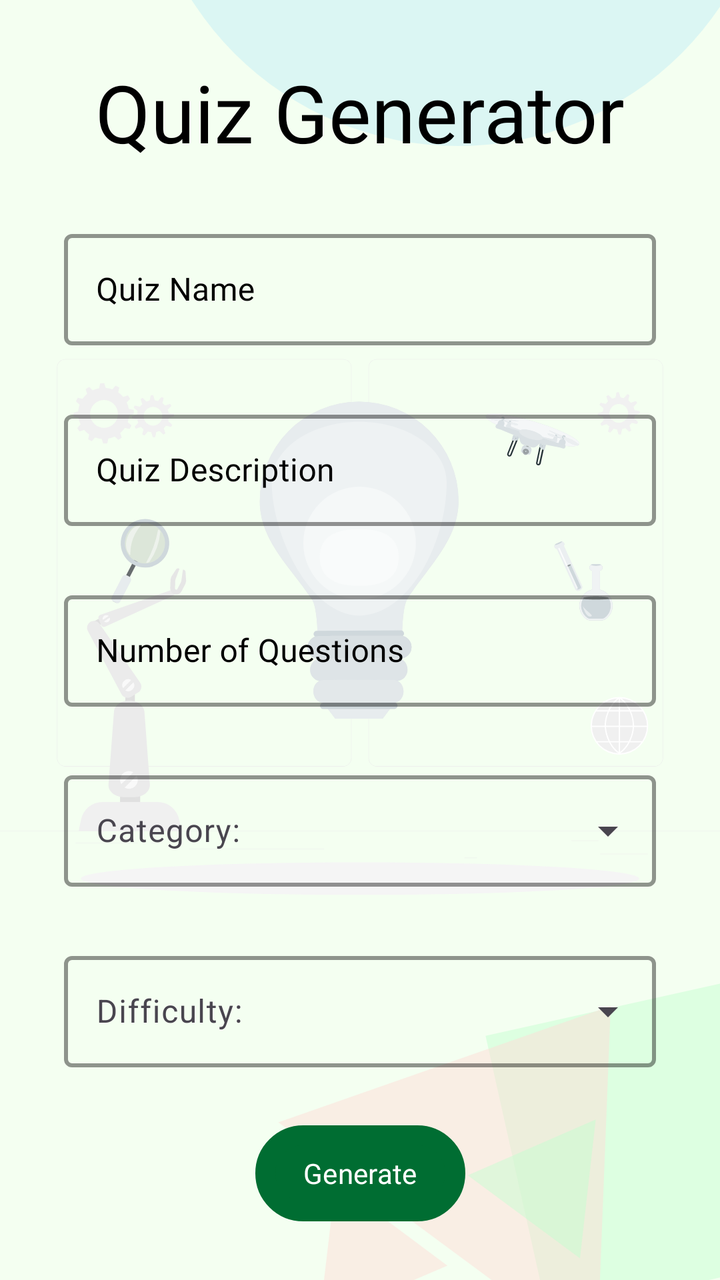
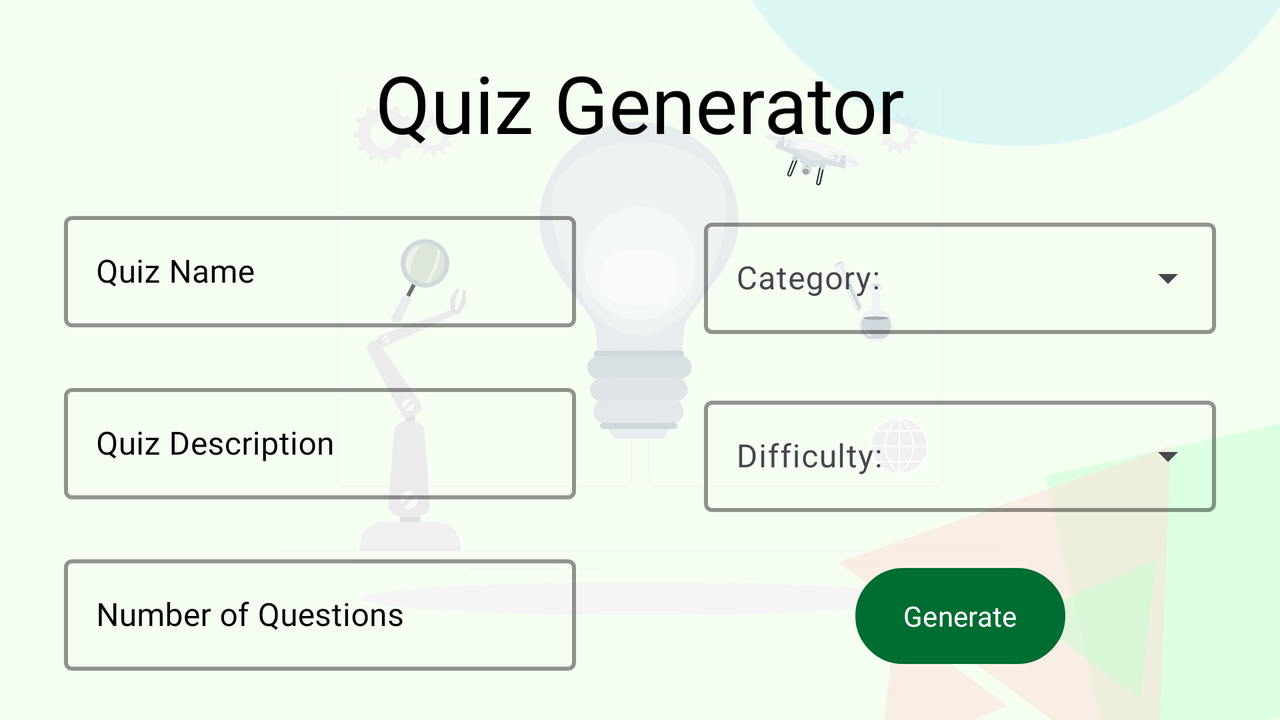

The same Android screen from two of the app's own layout files: first res/layout/ as a phone draws it, then the repository's variant for another configuration, drawn on a device whose configuration selects that folder. Both files follow.
<!-- AndroidManifest.xml: application theme Theme.Riddler -->
<!-- res/layout/fragment_create_quiz.xml -->
<?xml version="1.0" encoding="utf-8"?>
<androidx.constraintlayout.widget.ConstraintLayout xmlns:android="http://schemas.android.com/apk/res/android"
    xmlns:app="http://schemas.android.com/apk/res-auto"
    xmlns:tools="http://schemas.android.com/tools"
    android:layout_width="match_parent"
    android:layout_height="match_parent"
    android:background="@color/background"
    tools:context=".ui.view.CreateQuizFragment">

    <ImageView
        android:id="@+id/background"
        android:layout_width="wrap_content"
        android:layout_height="wrap_content"
        android:adjustViewBounds="true"
        android:scaleType="centerInside"
        android:src="@drawable/ic_innovation_rafiki"
        app:helperTextTextColor="@color/queryErrorText"
        app:layout_constraintBottom_toBottomOf="parent"
        app:layout_constraintEnd_toEndOf="parent"
        app:layout_constraintStart_toStartOf="parent"
        app:layout_constraintTop_toTopOf="parent" />

    <ImageView
        android:id="@+id/corner4"
        android:layout_width="wrap_content"
        android:layout_height="wrap_content"
        android:adjustViewBounds="true"
        android:scaleType="centerInside"
        android:src="@drawable/ic_group_13"
        app:layout_constraintEnd_toEndOf="parent"
        app:layout_constraintTop_toTopOf="parent" />

    <ImageView
        android:id="@+id/second_corner"
        android:layout_width="wrap_content"
        android:layout_height="wrap_content"
        android:adjustViewBounds="true"
        android:scaleType="centerInside"
        android:src="@drawable/ic_group_12__1_"
        app:layout_constraintEnd_toEndOf="parent"
        app:layout_constraintBottom_toBottomOf="parent" />

    <TextView
        android:id="@+id/textView5"
        android:layout_width="wrap_content"
        android:layout_height="wrap_content"
        android:fontFamily="@font/montserrat_bold"
        android:text="@string/quiz_generator"
        android:textAlignment="center"
        android:textColor="@color/black"
        android:textSize="40sp"
        app:layout_constraintBottom_toTopOf="@+id/editQuizNameLayout"
        app:layout_constraintEnd_toEndOf="parent"
        app:layout_constraintStart_toStartOf="parent"
        app:layout_constraintTop_toTopOf="parent" />

    <com.google.android.material.textfield.TextInputLayout
        android:id="@+id/editQuizNameLayout"
        style="@style/Widget.MaterialComponents.TextInputLayout.OutlinedBox"
        android:layout_width="0dp"
        android:layout_height="wrap_content"
        android:layout_marginStart="32dp"
        android:layout_marginEnd="32dp"
        android:textColorHint="@color/black"
        app:boxStrokeColor="@color/black"
        app:boxStrokeWidth="2dp"
        app:helperTextEnabled="true"
        app:helperTextTextColor="@color/queryErrorText"
        app:hintTextColor="@color/black"
        app:layout_constraintBottom_toTopOf="@+id/editDescriptionLayout"
        app:layout_constraintEnd_toEndOf="@+id/background"
        app:layout_constraintStart_toStartOf="@+id/background"
        app:layout_constraintTop_toBottomOf="@+id/textView5">

        <com.google.android.material.textfield.TextInputEditText
            android:id="@+id/editQuizName"
            android:layout_width="match_parent"
            android:layout_height="wrap_content"
            android:fontFamily="@font/hind_regular"
            android:hint="@string/quiz_name"
            android:imeOptions="actionDone"
            android:singleLine="true"
            android:textColor="@color/black" />
    </com.google.android.material.textfield.TextInputLayout>

    <com.google.android.material.textfield.TextInputLayout
        android:id="@+id/editDescriptionLayout"
        style="@style/Widget.MaterialComponents.TextInputLayout.OutlinedBox"
        android:layout_width="0dp"
        android:layout_height="wrap_content"
        android:layout_marginStart="32dp"
        android:layout_marginEnd="32dp"
        android:textColorHint="@color/black"
        app:boxStrokeColor="@color/black"
        app:boxStrokeWidth="2dp"
        app:helperTextEnabled="true"
        app:helperTextTextColor="@color/queryErrorText"
        app:hintTextColor="@color/black"
        app:layout_constraintBottom_toTopOf="@+id/editNumQuestionsLayout"
        app:layout_constraintEnd_toEndOf="@+id/background"
        app:layout_constraintStart_toStartOf="@+id/background"
        app:layout_constraintTop_toBottomOf="@+id/editQuizNameLayout">

        <com.google.android.material.textfield.TextInputEditText
            android:id="@+id/editDescription"
            android:layout_width="match_parent"
            android:layout_height="wrap_content"
            android:fontFamily="@font/hind_regular"
            android:hint="@string/quiz_description"
            android:imeOptions="actionDone"
            android:singleLine="true"
            android:textColor="@color/black" />
    </com.google.android.material.textfield.TextInputLayout>

    <com.google.android.material.textfield.TextInputLayout
        android:id="@+id/editNumQuestionsLayout"
        style="@style/Widget.MaterialComponents.TextInputLayout.OutlinedBox"
        android:layout_width="0dp"
        android:layout_height="wrap_content"
        android:layout_marginStart="32dp"
        android:layout_marginEnd="32dp"
        android:textColorHint="@color/black"
        app:boxStrokeColor="@color/black"
        app:boxStrokeWidth="2dp"
        app:helperTextEnabled="true"
        app:helperTextTextColor="@color/queryErrorText"
        app:hintTextColor="@color/black"
        app:layout_constraintBottom_toTopOf="@+id/categoryDropdownLayout"
        app:layout_constraintEnd_toEndOf="@+id/background"
        app:layout_constraintStart_toStartOf="@+id/background"
        app:layout_constraintTop_toBottomOf="@+id/editDescriptionLayout">

        <com.google.android.material.textfield.TextInputEditText
            android:id="@+id/editNumQuestions"
            android:layout_width="match_parent"
            android:layout_height="match_parent"
            android:fontFamily="@font/hind_regular"
            android:hint="@string/number_of_questions"
            android:inputType="number"
            android:imeOptions="actionDone"
            android:singleLine="true"
            android:textColor="@color/black" />
    </com.google.android.material.textfield.TextInputLayout>

    <com.google.android.material.textfield.TextInputLayout
        android:id="@+id/categoryDropdownLayout"
        style="@style/Widget.Material3.TextInputLayout.OutlinedBox.ExposedDropdownMenu"
        android:layout_width="0dp"
        android:layout_height="wrap_content"
        android:layout_marginStart="32dp"
        android:layout_marginEnd="32dp"
        app:boxStrokeColor="@color/black"
        app:boxStrokeWidth="2dp"
        app:layout_constraintBottom_toTopOf="@+id/difficultyDropdownLayout"
        app:layout_constraintEnd_toEndOf="@+id/background"
        app:layout_constraintStart_toStartOf="@+id/background"
        app:layout_constraintTop_toBottomOf="@+id/editNumQuestionsLayout">

        <AutoCompleteTextView
            android:id="@+id/categoryDropdown"
            android:layout_width="match_parent"
            android:layout_height="match_parent"
            android:inputType="none"
            android:hint="@string/category"/>

    </com.google.android.material.textfield.TextInputLayout>

    <com.google.android.material.textfield.TextInputLayout
        android:id="@+id/difficultyDropdownLayout"
        style="@style/Widget.Material3.TextInputLayout.OutlinedBox.ExposedDropdownMenu"
        android:layout_width="0dp"
        android:layout_height="wrap_content"
        android:layout_marginStart="32dp"
        android:layout_marginEnd="32dp"
        app:boxStrokeColor="@color/black"
        app:boxStrokeWidth="2dp"
        app:layout_constraintBottom_toTopOf="@+id/createQuiz"
        app:layout_constraintEnd_toEndOf="@+id/background"
        app:layout_constraintStart_toStartOf="@+id/background"
        app:layout_constraintTop_toBottomOf="@+id/categoryDropdownLayout">

        <AutoCompleteTextView
            android:id="@+id/difficultyDropdown"
            android:layout_width="match_parent"
            android:layout_height="match_parent"
            android:inputType="none"
            android:hint="@string/difficulty"/>

    </com.google.android.material.textfield.TextInputLayout>

    <Button
        android:id="@+id/createQuiz"
        android:layout_width="wrap_content"
        android:layout_height="wrap_content"
        android:background="@drawable/button_rounded"
        android:elevation="8dp"
        android:fontFamily="@font/montserrat_bold"
        android:text="@string/generate"
        android:textColor="@color/white"
        app:backgroundTint="@color/buttonColor"
        app:layout_constraintBottom_toBottomOf="parent"
        app:layout_constraintEnd_toEndOf="parent"
        app:layout_constraintStart_toStartOf="parent"
        app:layout_constraintTop_toBottomOf="@+id/difficultyDropdownLayout" />


</androidx.constraintlayout.widget.ConstraintLayout>
<!-- resources referenced by this layout -->
<resources>
  <color name="background">#F4FFF1</color>
  <color name="black">#FF000000</color>
  <color name="buttonColor">#006D32</color>
  <color name="queryErrorText">#BA1B1B</color>
  <color name="white">#FFFFFFFF</color>
  <!-- drawable button_rounded (drawable) -->
  <?xml version="1.0" encoding="utf-8"?>
  <shape xmlns:android="http://schemas.android.com/apk/res/android" android:shape="rectangle">
      <stroke android:width="10dp" android:color="#FF404040" />
      <corners android:radius="100dp" />
      <gradient
          android:startColor="#FF6800"
          android:centerColor="#FF8000"
          android:endColor="#FF9700" android:angle="90" />
  </shape>
  <!-- drawable ic_group_12__1_ (drawable) -->
  <vector xmlns:android="http://schemas.android.com/apk/res/android"
      android:width="262dp"
      android:height="205dp"
      android:viewportWidth="262"
      android:viewportHeight="205">
    <path
        android:pathData="M125.71,197.81L61.6,225.37L69.78,156.07L125.71,197.81Z"
        android:fillColor="#FFDAD4"
        android:fillAlpha="0.45"/>
    <path
        android:pathData="M144.79,82.95l133.85,-29.86l31.23,139.98l-133.85,29.86z"
        android:fillColor="#C1FFCD"
        android:fillAlpha="0.45"/>
    <path
        android:pathData="M207.36,68.01L200.43,243.93L41.17,126.14L207.36,68.01Z"
        android:fillColor="#FFDAD4"
        android:fillAlpha="0.45"/>
    <path
        android:pathData="M199.87,124.79L191.99,194.13L135.89,152.63L199.87,124.79Z"
        android:fillColor="#C1FFCD"
        android:fillAlpha="0.45"/>
  </vector>
  <!-- drawable ic_group_13 (drawable) -->
  <vector xmlns:android="http://schemas.android.com/apk/res/android"
      android:width="289dp"
      android:height="73dp"
      android:viewportWidth="289"
      android:viewportHeight="73">
    <path
        android:pathData="M158,-85m-158,0a158,158 0,1 1,316 0a158,158 0,1 1,-316 0"
        android:fillColor="#BDEAF5"
        android:fillAlpha="0.45"/>
  </vector>
  <!-- drawable ic_innovation_rafiki: vector/xml drawable (drawable, 35569 chars, omitted) -->
  <string name="category">Category:</string>
  <string name="difficulty">Difficulty:</string>
  <string name="generate">Generate</string>
  <string name="number_of_questions">Number of Questions</string>
  <string name="quiz_description">Quiz Description</string>
  <string name="quiz_generator">Quiz Generator</string>
  <string name="quiz_name">Quiz Name</string>
  <style name="Theme.Riddler" parent="Theme.Material3.DayNight.NoActionBar">
          
          <item name="colorPrimary">@color/purple_500</item>
          <item name="colorPrimaryVariant">@color/purple_700</item>
          <item name="colorOnPrimary">@color/white</item>
          
          <item name="colorSecondary">@color/teal_200</item>
          <item name="colorSecondaryVariant">@color/teal_700</item>
          <item name="colorOnSecondary">@color/black</item>
          
          <item name="android:statusBarColor" tools:targetApi="l">@color/black</item>
          
      </style>
  <color name="purple_500">#FF6200EE</color>
  <color name="purple_700">#FF3700B3</color>
  <color name="teal_200">#FF03DAC5</color>
  <color name="teal_700">#FF018786</color>
</resources>
<!-- res/layout-land/fragment_create_quiz.xml (the repository's variant of the layout above) -->
<!-- drawn on the phone turned sideways -->
<?xml version="1.0" encoding="utf-8"?>
<androidx.constraintlayout.widget.ConstraintLayout xmlns:android="http://schemas.android.com/apk/res/android"
    xmlns:app="http://schemas.android.com/apk/res-auto"
    xmlns:tools="http://schemas.android.com/tools"
    android:layout_width="match_parent"
    android:layout_height="match_parent"
    android:background="@color/background"
    tools:context=".ui.view.CreateQuizFragment">

    <ImageView
        android:id="@+id/background"
        android:layout_width="wrap_content"
        android:layout_height="wrap_content"
        android:adjustViewBounds="true"
        android:scaleType="centerInside"
        android:src="@drawable/ic_innovation_rafiki"
        app:helperTextTextColor="@color/queryErrorText"
        app:layout_constraintBottom_toBottomOf="parent"
        app:layout_constraintEnd_toEndOf="parent"
        app:layout_constraintStart_toStartOf="parent"
        app:layout_constraintTop_toTopOf="parent" />












    <ImageView
        android:id="@+id/corner4"
        android:layout_width="wrap_content"
        android:layout_height="wrap_content"
        android:adjustViewBounds="true"
        android:scaleType="centerInside"
        android:src="@drawable/ic_group_13"
        app:layout_constraintEnd_toEndOf="parent"
        app:layout_constraintTop_toTopOf="parent" />

    <ImageView
        android:id="@+id/second_corner"
        android:layout_width="wrap_content"
        android:layout_height="wrap_content"
        android:adjustViewBounds="true"
        android:scaleType="centerInside"
        android:src="@drawable/ic_group_12__1_"
        app:layout_constraintEnd_toEndOf="parent"
        app:layout_constraintBottom_toBottomOf="parent" />

    <TextView
        android:id="@+id/textView5"
        android:layout_width="wrap_content"
        android:layout_height="wrap_content"
        android:fontFamily="@font/montserrat_bold"
        android:text="@string/quiz_generator"
        android:textAlignment="center"
        android:textColor="@color/black"
        android:textSize="40sp"
        app:layout_constraintBottom_toTopOf="@+id/editQuizNameLayout"
        app:layout_constraintEnd_toEndOf="parent"
        app:layout_constraintStart_toStartOf="parent"
        app:layout_constraintTop_toTopOf="parent" />

    <com.google.android.material.textfield.TextInputLayout
        android:id="@+id/editQuizNameLayout"
        style="@style/Widget.MaterialComponents.TextInputLayout.OutlinedBox"
        android:layout_width="0dp"
        android:layout_height="wrap_content"
        android:layout_marginStart="32dp"
        android:layout_marginEnd="32dp"
        android:textColorHint="@color/black"
        app:boxStrokeColor="@color/black"
        app:boxStrokeWidth="2dp"
        app:helperTextEnabled="true"
        app:helperTextTextColor="@color/queryErrorText"
        app:hintTextColor="@color/black"
        app:layout_constraintBottom_toTopOf="@+id/editDescriptionLayout"
        app:layout_constraintEnd_toStartOf="@+id/guideline"
        app:layout_constraintStart_toStartOf="parent"
        app:layout_constraintTop_toBottomOf="@+id/textView5">

        <com.google.android.material.textfield.TextInputEditText
            android:id="@+id/editQuizName"
            android:layout_width="match_parent"
            android:layout_height="wrap_content"
            android:fontFamily="@font/hind_regular"
            android:hint="@string/quiz_name"
            android:imeOptions="actionDone"
            android:singleLine="true"
            android:textColor="@color/black" />
    </com.google.android.material.textfield.TextInputLayout>

    <com.google.android.material.textfield.TextInputLayout
        android:id="@+id/editDescriptionLayout"
        style="@style/Widget.MaterialComponents.TextInputLayout.OutlinedBox"
        android:layout_width="0dp"
        android:layout_height="wrap_content"
        android:layout_marginStart="32dp"
        android:layout_marginEnd="32dp"
        android:textColorHint="@color/black"
        app:boxStrokeColor="@color/black"
        app:boxStrokeWidth="2dp"
        app:helperTextEnabled="true"
        app:helperTextTextColor="@color/queryErrorText"
        app:hintTextColor="@color/black"
        app:layout_constraintBottom_toTopOf="@+id/editNumQuestionsLayout"
        app:layout_constraintEnd_toStartOf="@+id/guideline"
        app:layout_constraintStart_toStartOf="parent"
        app:layout_constraintTop_toBottomOf="@+id/editQuizNameLayout">

        <com.google.android.material.textfield.TextInputEditText
            android:id="@+id/editDescription"
            android:layout_width="match_parent"
            android:layout_height="wrap_content"
            android:fontFamily="@font/hind_regular"
            android:hint="@string/quiz_description"
            android:imeOptions="actionDone"
            android:singleLine="true"
            android:textColor="@color/black" />
    </com.google.android.material.textfield.TextInputLayout>

    <com.google.android.material.textfield.TextInputLayout
        android:id="@+id/editNumQuestionsLayout"
        style="@style/Widget.MaterialComponents.TextInputLayout.OutlinedBox"
        android:layout_width="0dp"
        android:layout_height="wrap_content"
        android:layout_marginStart="32dp"
        android:layout_marginEnd="32dp"
        android:textColorHint="@color/black"
        app:boxStrokeColor="@color/black"
        app:boxStrokeWidth="2dp"
        app:helperTextEnabled="true"
        app:helperTextTextColor="@color/queryErrorText"
        app:hintTextColor="@color/black"
        app:layout_constraintBottom_toBottomOf="parent"
        app:layout_constraintEnd_toStartOf="@+id/guideline"
        app:layout_constraintStart_toStartOf="parent"
        app:layout_constraintTop_toBottomOf="@+id/editDescriptionLayout">

        <com.google.android.material.textfield.TextInputEditText
            android:id="@+id/editNumQuestions"
            android:layout_width="match_parent"
            android:layout_height="match_parent"
            android:fontFamily="@font/hind_regular"
            android:hint="@string/number_of_questions"
            android:inputType="number"
            android:imeOptions="actionDone"
            android:singleLine="true"
            android:textColor="@color/black" />
    </com.google.android.material.textfield.TextInputLayout>

    <com.google.android.material.textfield.TextInputLayout
        android:id="@+id/categoryDropdownLayout"
        style="@style/Widget.Material3.TextInputLayout.OutlinedBox.ExposedDropdownMenu"
        android:layout_width="0dp"
        android:layout_height="wrap_content"
        android:layout_marginStart="32dp"
        android:layout_marginEnd="32dp"
        app:boxStrokeColor="@color/black"
        app:boxStrokeWidth="2dp"
        app:layout_constraintBottom_toTopOf="@+id/difficultyDropdownLayout"
        app:layout_constraintEnd_toEndOf="parent"
        app:layout_constraintStart_toEndOf="@+id/guideline"
        app:layout_constraintTop_toBottomOf="@+id/textView5">

        <AutoCompleteTextView
            android:id="@+id/categoryDropdown"
            android:layout_width="match_parent"
            android:layout_height="match_parent"
            android:inputType="none"
            android:hint="@string/category"/>

    </com.google.android.material.textfield.TextInputLayout>

    <com.google.android.material.textfield.TextInputLayout
        android:id="@+id/difficultyDropdownLayout"
        style="@style/Widget.Material3.TextInputLayout.OutlinedBox.ExposedDropdownMenu"
        android:layout_width="0dp"
        android:layout_height="wrap_content"
        android:layout_marginStart="32dp"
        android:layout_marginEnd="32dp"
        app:boxStrokeColor="@color/black"
        app:boxStrokeWidth="2dp"
        app:layout_constraintBottom_toTopOf="@+id/createQuiz"
        app:layout_constraintEnd_toEndOf="parent"
        app:layout_constraintStart_toEndOf="@+id/guideline"
        app:layout_constraintTop_toBottomOf="@+id/categoryDropdownLayout">

        <AutoCompleteTextView
            android:id="@+id/difficultyDropdown"
            android:layout_width="match_parent"
            android:layout_height="match_parent"
            android:inputType="none"
            android:hint="@string/difficulty"/>

    </com.google.android.material.textfield.TextInputLayout>

    <Button
        android:id="@+id/createQuiz"
        android:layout_width="wrap_content"
        android:layout_height="wrap_content"
        android:background="@drawable/button_rounded"
        android:elevation="8dp"
        android:fontFamily="@font/montserrat_bold"
        android:text="@string/generate"
        android:textColor="@color/white"
        app:backgroundTint="@color/buttonColor"
        app:layout_constraintBottom_toBottomOf="parent"
        app:layout_constraintEnd_toEndOf="parent"
        app:layout_constraintStart_toEndOf="@+id/guideline"
        app:layout_constraintTop_toBottomOf="@+id/difficultyDropdownLayout" />

    <androidx.constraintlayout.widget.Guideline
        android:id="@+id/guideline"
        android:layout_width="wrap_content"
        android:layout_height="wrap_content"
        android:orientation="vertical"
        app:layout_constraintGuide_percent="0.5" />

</androidx.constraintlayout.widget.ConstraintLayout>
